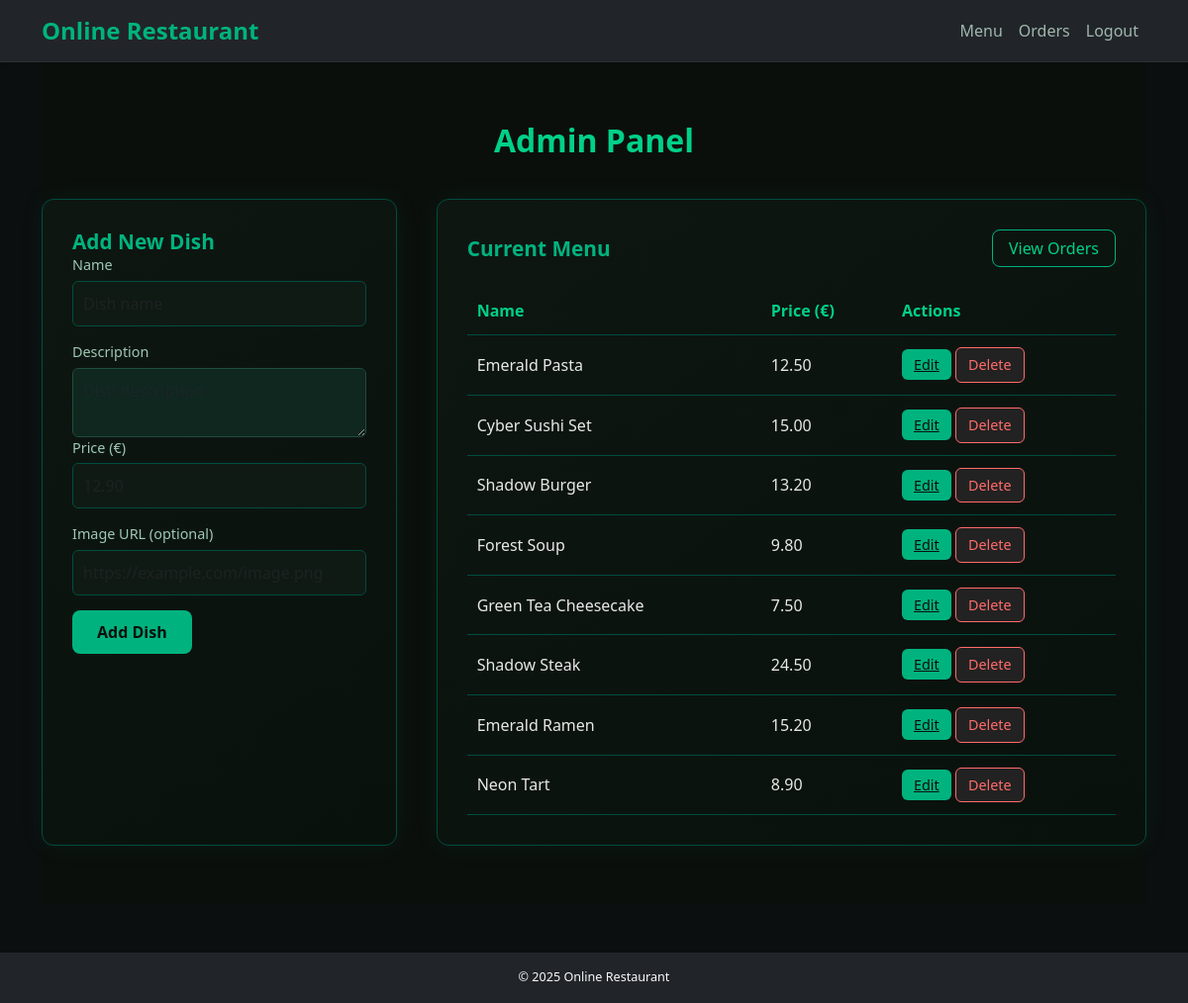
The page /admin (signed in) on the database its author committed.
### models/models.py (models this page shows)
class Dish(db.Model):
    id = db.Column(db.Integer, primary_key=True)
    name = db.Column(db.String(100), nullable=False)
    description = db.Column(db.Text, nullable=False)
    price = db.Column(db.Float, nullable=False)
    image_url = db.Column(db.String(255))

### routes/admin.py (the view)
@admin_bp.route('/admin', methods=['GET'])
@login_required
def admin_panel():
    if not current_user.is_admin:
        flash('Access denied.')
        return redirect(url_for('main.menu'))
    dishes = Dish.query.all()
    return render_template('admin.html', dishes=dishes)

### app.py (called while the page is built)
@login_manager.user_loader
def load_user(user_id):
    from models.models import User
    return User.query.get(int(user_id))

def create_app():
    app = Flask(__name__)
    app.config.from_object(Config)
    app.config.from_pyfile('config.py', silent=True)
    db.init_app(app)
    migrate.init_app(app, db)
    login_manager.init_app(app)
    csrf.init_app(app)
    limiter.init_app(app)
    from routes.auth import auth_bp
    from routes.main import main_bp
    from routes.admin import admin_bp
    app.register_blueprint(auth_bp)
    app.register_blueprint(main_bp)
    app.register_blueprint(admin_bp)
    @app.after_request
    def set_headers(resp):
        resp.headers["Content-Security-Policy"] = (
            "default-src 'self'; img-src 'self' data:; style-src 'self' 'unsafe-inline'"
        )
        return resp
    return app

### templates/admin.html (shortened to what this page needs)
{% extends 'base.html' %}
{% block content %}
<section class="admin-section fade-in">
  <h2 class="admin-title">Admin Panel</h2>
  <div class="admin-grid">
    <div class="admin-card">
      <h3 class="card-subtitle">Add New Dish</h3>
      <form action="{{ url_for('admin.add_dish') }}" method="post" class="admin-form">
        <label>Name</label>
        <input type="text" name="name" placeholder="Dish name" required class="form-control">
        <label>Description</label>
        <textarea name="description"
                  placeholder="Dish description"
                  required
                  class="form-control admin-textarea"></textarea>
        <label>Price (€)</label>
        <input type="text" name="price" placeholder="12.90" required class="form-control">
        <label>Image URL (optional)</label>
        <input type="text" name="image_url"
               placeholder="https://example.com/image.png"
               class="form-control">
        <button type="submit" class="btn-main">Add Dish</button>
      </form>
    </div>
    <div class="admin-card">
      <div class="admin-card-header">
        <h3 class="card-subtitle">Current Menu</h3>
        <a href="{{ url_for('admin.view_orders') }}" class="btn-outline">View Orders</a>
      </div>
      {% if dishes %}
      <table class="admin-table">
        <thead>
          <tr>
            <th>Name</th>
            <th>Price (€)</th>
            <th>Actions</th>
          </tr>
        </thead>
        <tbody>
          {% for dish in dishes %}
          <tr>
            <td>{{ dish.name }}</td>
            <td>{{ '%.2f'|format(dish.price) }}</td>
            <td>
              <a href="{{ url_for('admin.edit_dish', dish_id=dish.id) }}"
                 class="btn-small edit">Edit</a>
              <form action="{{ url_for('admin.delete_dish', dish_id=dish.id) }}"
                    method="post"
                    class="inline-form">
                <button type="submit"
                        class="btn-small delete"
                        onclick="return confirm('Delete {{ dish.name }}?')">Delete</button>
              </form>
            </td>
          </tr>
          {% endfor %}
        </tbody>
      </table>
      {% else %}
      <p class="empty-text">No dishes yet. Time to feed the database.</p>
      {% endif %}
    </div>
  </div>
</section>
{% endblock %}

### static/css/style.css (style rules this page uses)
:root { --green-main: #00b37e; --green-hover: #00d08a; --green-dark: #004d3f; --bg-dark: #0b0f0f; --text-light: #e4f4ed; --text-muted: #a0b7ad; }
body { background-color: var(--bg-dark); color: var(--text-light); font-family: "Poppins", "Segoe UI", sans-serif; margin: 0; padding: 0; height: 100vh; display: flex; flex-direction: column; }
.admin-section { padding: 60px 0; color: #e8e8e8; background: #0b0f0c; }
.admin-title { text-align: center; color: #00d08a; font-size: 2rem; margin-bottom: 40px; font-weight: 700; }
.admin-grid { display: grid; grid-template-columns: 1fr 2fr; gap: 40px; }
.admin-card { background: linear-gradient(145deg, #0e1612, #09110d); border: 1px solid #004d3f; border-radius: 12px; padding: 30px; box-shadow: 0 0 25px rgba(0, 179, 126, 0.08); }
.admin-card-header { display: flex; justify-content: space-between; align-items: center; margin-bottom: 20px; }
.card-subtitle { color: #00b37e; font-size: 1.3rem; font-weight: 600; }
.admin-form label { display: block; font-size: 0.9rem; color: #9ec9b3; margin-bottom: 5px; }
.admin-form input { width: 100%; padding: 10px; margin-bottom: 15px; border: 1px solid #004d3f; border-radius: 6px; background: #101a14; color: #e8e8e8; transition: all 0.3s; }
.btn-main { background: #00b37e; color: #0b0f0c; border: none; border-radius: 8px; padding: 10px 25px; font-weight: 600; cursor: pointer; transition: all 0.3s; }
.btn-outline { color: #00d08a; border: 1px solid #00b37e; border-radius: 8px; padding: 6px 16px; text-decoration: none; font-weight: 500; transition: all 0.3s; }
.admin-table { width: 100%; border-collapse: collapse; }
.admin-table th, .admin-table td { padding: 12px 10px; border-bottom: 1px solid #004d3f; text-align: left; }
.admin-table th { color: #00d08a; }
.btn-small { padding: 6px 12px; border-radius: 6px; font-size: 0.9rem; font-weight: 500; cursor: pointer; border: none; transition: 0.3s; }
.btn-small.edit { background: #00b37e; color: #0b0f0c; }
.btn-small.delete { background: #222; color: #ff6b6b; border: 1px solid #ff6b6b; }
.inline-form { display: inline; }
.admin-textarea { width: 100%; padding: 10px; border-radius: 6px; background-color: #0f271f; border: 1px solid #1f4d3f; color: #cfeee1; resize: vertical; min-height: 90px; }

### rows shown on the page
Dish: name "Emerald Pasta", price "12.50"
Dish: name "Cyber Sushi Set", price "15.00"
Dish: name "Shadow Burger", price "13.20"
Dish: name "Forest Soup", price "9.80"
Dish: name "Green Tea Cheesecake", price "7.50"
Dish: name "Shadow Steak", price "24.50"
Dish: name "Emerald Ramen", price "15.20"
Dish: name "Neon Tart", price "8.90"
